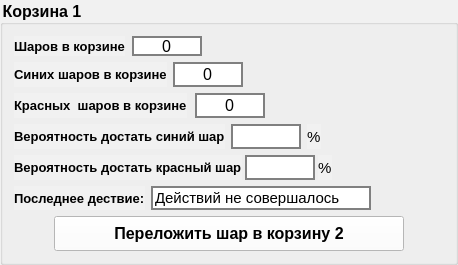
              <widget class="QGroupBox" name="groupBox">
               <property name="font">
                <font>
                 <family>Arial</family>
                 <pointsize>12</pointsize>
                 <weight>75</weight>
                 <bold>true</bold>
                </font>
               </property>
               <property name="styleSheet">
                <string notr="true">background-color: rgb(241, 241, 241);
</string>
               </property>
               <property name="title">
                <string>Корзина 1</string>
               </property>
               <layout class="QGridLayout" name="gridLayout">
                <item row="0" column="0">
                 <layout class="QHBoxLayout" name="horizontalLayout_2" stretch="0">
                  <item>
                   <layout class="QVBoxLayout" name="verticalLayout_3">
                    <item>
                     <layout class="QHBoxLayout" name="horizontalLayout">
                      <property name="spacing">
                       <number>7</number>
                      </property>
                      <property name="rightMargin">
                       <number>104</number>
                      </property>
                      <item>
                       <widget class="QLabel" name="label">
                        <property name="font">
                         <font>
                          <family>Arial</family>
                          <pointsize>10</pointsize>
                          <weight>75</weight>
                          <bold>true</bold>
                         </font>
                        </property>
                        <property name="text">
                         <string>Шаров в корзине</string>
                        </property>
                       </widget>
                      </item>
                      <item>
                       <widget class="QLineEdit" name="totalballs1">
                        <property name="sizePolicy">
                         <sizepolicy hsizetype="Fixed" vsizetype="Fixed">
                          <horstretch>0</horstretch>
                          <verstretch>0</verstretch>
                         </sizepolicy>
                        </property>
                        <property name="minimumSize">
                         <size>
                          <width>70</width>
                          <height>20</height>
                         </size>
                        </property>
                        <property name="maximumSize">
                         <size>
                          <width>70</width>
                          <height>20</height>
                         </size>
                        </property>
                        <property name="font">
                         <font>
                          <family>Arial</family>
                          <pointsize>12</pointsize>
                         </font>
                        </property>
                        <property name="contextMenuPolicy">
                         <enum>Qt::DefaultContextMenu</enum>
                        </property>
                        <property name="styleSheet">
                         <string notr="true">background-color: rgb(255, 255, 255);
border-color: rgb(72, 72, 72);
border: 2px solid gray;
</string>
                        </property>
                        <property name="text">
                         <string>0</string>
                        </property>
                        <property name="alignment">
                         <set>Qt::AlignCenter</set>
                        </property>
                       </widget>
                      </item>
                      <item>
                       <spacer name="horizontalSpacer_3">
                        <property name="orientation">
                         <enum>Qt::Horizontal</enum>
                        </property>
                        <property name="sizeHint" stdset="0">
                         <size>
                          <width>40</width>
                          <height>20</height>
                         </size>
                        </property>
                       </spacer>
                      </item>
                     </layout>
                    </item>
                    <item>
                     <layout class="QHBoxLayout" name="horizontalLayout_3">
                      <property name="rightMargin">
                       <number>73</number>
                      </property>
                      <item>
                       <widget class="QLabel" name="label_7">
                        <property name="font">
                         <font>
                          <family>Arial</family>
                          <pointsize>10</pointsize>
                          <weight>75</weight>
                          <italic>false</italic>
                          <bold>true</bold>
                         </font>
                        </property>
                        <property name="styleSheet">
                         <string notr="true"/>
                        </property>
                        <property name="text">
                         <string>Синих шаров в корзине</string>
                        </property>
                       </widget>
                      </item>
                      <item>
                       <widget class="QLineEdit" name="blueBalls1">
                        <property name="minimumSize">
                         <size>
                          <width>70</width>
                          <height>0</height>
                         </size>
                        </property>
                        <property name="maximumSize">
                         <size>
                          <width>70</width>
                          <height>16777215</height>
                         </size>
                        </property>
                        <property name="font">
                         <font>
                          <family>Arial</family>
                          <pointsize>12</pointsize>
                         </font>
                        </property>
                        <property name="styleSheet">
                         <string notr="true">background-color: rgb(255, 255, 255);
border-color: rgb(72, 72, 72);
border: 2px solid gray;
</string>
                        </property>
                        <property name="text">
                         <string>0</string>
                        </property>
                        <property name="alignment">
                         <set>Qt::AlignCenter</set>
                        </property>
                       </widget>
                      </item>
                      <item>
                       <spacer name="horizontalSpacer_4">
                        <property name="orientation">
                         <enum>Qt::Horizontal</enum>
                        </property>
                        <property name="sizeHint" stdset="0">
                         <size>
                          <width>40</width>
                          <height>20</height>
                         </size>
                        </property>
                       </spacer>
                      </item>
                     </layout>
                    </item>
                    <item>
                     <layout class="QHBoxLayout" name="horizontalLayout_4">
                      <property name="spacing">
                       <number>8</number>
                      </property>
                      <property name="rightMargin">
                       <number>62</number>
                      </property>
                      <item>
                       <widget class="QLabel" name="label_8">
                        <property name="font">
                         <font>
                          <family>Arial</family>
                          <pointsize>10</pointsize>
                          <weight>75</weight>
                          <bold>true</bold>
                         </font>
                        </property>
                        <property name="text">
                         <string>Красных  шаров в корзине</string>
                        </property>
                       </widget>
                      </item>
                      <item>
                       <widget class="QLineEdit" name="redBalls1">
                        <property name="minimumSize">
                         <size>
                          <width>70</width>
                          <height>0</height>
                         </size>
                        </property>
                        <property name="maximumSize">
                         <size>
                          <width>70</width>
                          <height>16777215</height>
                         </size>
                        </property>
                        <property name="font">
                         <font>
                          <family>Arial</family>
                          <pointsize>12</pointsize>
                         </font>
                        </property>
                        <property name="styleSheet">
                         <string notr="true">background-color: rgb(255, 255, 255);
border-color: rgb(72, 72, 72);
border: 2px solid gray;
</string>
                        </property>
                        <property name="text">
                         <string>0</string>
                        </property>
                        <property name="alignment">
                         <set>Qt::AlignCenter</set>
                        </property>
                       </widget>
                      </item>
                      <item>
                       <spacer name="horizontalSpacer_5">
                        <property name="orientation">
                         <enum>Qt::Horizontal</enum>
                        </property>
                        <property name="sizeHint" stdset="0">
                         <size>
                          <width>40</width>
                          <height>20</height>
                         </size>
                        </property>
                       </spacer>
                      </item>
                     </layout>
                    </item>
                    <item>
                     <layout class="QHBoxLayout" name="horizontalLayout_7">
                      <property name="spacing">
                       <number>6</number>
                      </property>
                      <property name="rightMargin">
                       <number>12</number>
                      </property>
                      <item>
                       <widget class="QLabel" name="label_11">
                        <property name="font">
                         <font>
                          <family>Arial</family>
                          <pointsize>10</pointsize>
                          <weight>75</weight>
                          <bold>true</bold>
                         </font>
                        </property>
                        <property name="text">
                         <string>Вероятность достать синий шар</string>
                        </property>
                       </widget>
                      </item>
                      <item>
                       <widget class="QLineEdit" name="blueProb1">
                        <property name="minimumSize">
                         <size>
                          <width>70</width>
                          <height>0</height>
                         </size>
                        </property>
                        <property name="maximumSize">
                         <size>
                          <width>70</width>
                          <height>16777215</height>
                         </size>
                        </property>
                        <property name="font">
                         <font>
                          <family>Arial</family>
                          <pointsize>12</pointsize>
                         </font>
                        </property>
                        <property name="styleSheet">
                         <string notr="true">background-color: rgb(255, 255, 255);
border-color: rgb(72, 72, 72);
border: 2px solid gray;
</string>
                        </property>
                        <property name="alignment">
                         <set>Qt::AlignCenter</set>
                        </property>
                        <property name="readOnly">
                         <bool>true</bool>
                        </property>
                       </widget>
                      </item>
                      <item>
                       <widget class="QLabel" name="label_25">
                        <property name="font">
                         <font>
                          <family>Arial</family>
                          <pointsize>11</pointsize>
                         </font>
                        </property>
                        <property name="text">
                         <string>%</string>
                        </property>
                       </widget>
                      </item>
                      <item>
                       <spacer name="horizontalSpacer_6">
                        <property name="orientation">
                         <enum>Qt::Horizontal</enum>
                        </property>
                        <property name="sizeHint" stdset="0">
                         <size>
                          <width>40</width>
                          <height>20</height>
                         </size>
                        </property>
                       </spacer>
                      </item>
                     </layout>
                    </item>
                    <item>
                     <layout class="QHBoxLayout" name="horizontalLayout_5">
                      <property name="spacing">
                       <number>3</number>
                      </property>
                      <item>
                       <widget class="QLabel" name="label_9">
                        <property name="font">
                         <font>
                          <family>Arial</family>
                          <pointsize>10</pointsize>
                          <weight>75</weight>
                          <bold>true</bold>
                         </font>
                        </property>
                        <property name="text">
                         <string>Вероятность достать красный шар</string>
                        </property>
                       </widget>
                      </item>
                      <item>
                       <widget class="QLineEdit" name="redProb1">
                        <property name="minimumSize">
                         <size>
                          <width>70</width>
                          <height>24</height>
                         </size>
                        </property>
                        <property name="maximumSize">
                         <size>
                          <width>70</width>
                          <height>16777215</height>
                         </size>
                        </property>
                        <property name="font">
                         <font>
                          <family>Arial</family>
                          <pointsize>12</pointsize>
                         </font>
                        </property>
                        <property name="styleSheet">
                         <string notr="true">background-color: rgb(255, 255, 255);
border-color: rgb(72, 72, 72);
border: 2px solid gray;
</string>
                        </property>
                        <property name="alignment">
                         <set>Qt::AlignCenter</set>
                        </property>
                        <property name="readOnly">
                         <bool>true</bool>
                        </property>
                       </widget>
                      </item>
                      <item>
                       <widget class="QLabel" name="label_26">
                        <property name="font">
                         <font>
                          <family>Arial</family>
                          <pointsize>11</pointsize>
                         </font>
                        </property>
                        <property name="text">
                         <string>%</string>
                        </property>
                       </widget>
                      </item>
                      <item>
                       <spacer name="horizontalSpacer_7">
                        <property name="orientation">
                         <enum>Qt::Horizontal</enum>
                        </property>
                        <property name="sizeHint" stdset="0">
                         <size>
                          <width>40</width>
                          <height>20</height>
                         </size>
                        </property>
                       </spacer>
                      </item>
                     </layout>
                    </item>
                    <item>
                     <layout class="QHBoxLayout" name="horizontalLayout_6">
                      <item>
                       <widget class="QLabel" name="label_10">
                        <property name="font">
                         <font>
                          <family>Arial</family>
                          <pointsize>10</pointsize>
                          <weight>75</weight>
                          <bold>true</bold>
                         </font>
                        </property>
                        <property name="text">
                         <string>Последнее дествие:</string>
                        </property>
                       </widget>
                      </item>
                      <item>
                       <widget class="QLineEdit" name="lastAction1">
                        <property name="minimumSize">
                         <size>
                          <width>220</width>
                          <height>0</height>
                         </size>
                        </property>
                        <property name="maximumSize">
                         <size>
                          <width>220</width>
                          <height>16777215</height>
                         </size>
                        </property>
                        <property name="font">
                         <font>
                          <family>Arial</family>
                          <pointsize>11</pointsize>
                         </font>
                        </property>
                        <property name="styleSheet">
                         <string notr="true">background-color: rgb(255, 255, 255);
border-color: rgb(72, 72, 72);
border: 2px solid gray;
</string>
                        </property>
                        <property name="text">
                         <string>Действий не совершалось</string>
                        </property>
                        <property name="readOnly">
                         <bool>true</bool>
                        </property>
                       </widget>
                      </item>
                      <item>
                       <spacer name="horizontalSpacer_8">
                        <property name="orientation">
                         <enum>Qt::Horizontal</enum>
                        </property>
                        <property name="sizeHint" stdset="0">
                         <size>
                          <width>40</width>
                          <height>20</height>
                         </size>
                        </property>
                       </spacer>
                      </item>
                     </layout>
                    </item>
                   </layout>
                  </item>
                 </layout>
                </item>
                <item row="1" column="0">
                 <layout class="QHBoxLayout" name="horizontalLayout_18">
                  <item>
                   <spacer name="horizontalSpacer_15">
                    <property name="orientation">
                     <enum>Qt::Horizontal</enum>
                    </property>
                    <property name="sizeHint" stdset="0">
                     <size>
                      <width>40</width>
                      <height>20</height>
                     </size>
                    </property>
                   </spacer>
                  </item>
                  <item>
                   <widget class="QPushButton" name="move1to2">
                    <property name="minimumSize">
                     <size>
                      <width>350</width>
                      <height>35</height>
                     </size>
                    </property>
                    <property name="font">
                     <font>
                      <family>Arial</family>
                      <pointsize>12</pointsize>
                      <weight>75</weight>
                      <bold>true</bold>
                     </font>
                    </property>
                    <property name="styleSheet">
                     <string notr="true">background-color: rgb(255, 255, 255);</string>
                    </property>
                    <property name="text">
                     <string>Переложить шар в корзину 2</string>
                    </property>
                   </widget>
                  </item>
                  <item>
                   <spacer name="horizontalSpacer_16">
                    <property name="orientation">
                     <enum>Qt::Horizontal</enum>
                    </property>
                    <property name="sizeHint" stdset="0">
                     <size>
                      <width>40</width>
                      <height>20</height>
                     </size>
                    </property>
                   </spacer>
                  </item>
                 </layout>
                </item>
               </layout>
              </widget>
